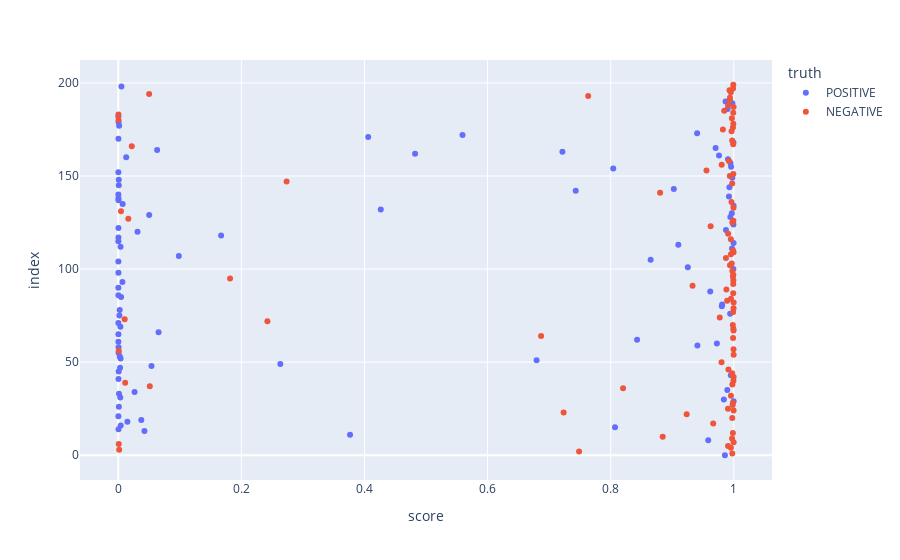

Source (notebook cell):
### Markdown cell above
It looks like model mostly performs well (F1=0.7), but it seems poorly calibrated: it predicts incorrectly with high confidence. For ambiguous cases (e.g. "busy busy! getting ready for my open house!") it should predict closer to 0.5.

### Code cell
px.scatter(df, x='score', hover_data=['wrapped_text'],color='truth')

### Figure 1 — Plotly figure (JSON) as saved in the notebook; plotly's stock layout.template omitted (floating-point values rounded to 4 significant figures)
{"data": [{"customdata": [["@justineville ...yeahhh. ) i'm 39 tweets from<br>1,600!"], ["@cly_lit Get 100 followers a day using<br>www.tweeteradder.com Once you add everyone you are<br>on the train or pay vip"], ["Heading off to bed... Goodnight peeps"], ["f#cking tired after footbal tournament! but 1<br>goal, two penalty stops, one penalty in the high<br>corner and a good free kick ..."], ["With a boyfriend like mine......I feel like the<br>luckiest girl alive"], ["@Wo0t LOL she said u would be mortified, before<br>magic mount. She called and they started talking"], ["What a great weekend, even managed some swimming<br>in the (freezing!) ocean at Portrush. What bank<br>holidays are made of"], ["@ukdavew It goes through phases. It was like that<br>a few years ago, and it will cycle back into<br>comics around the fall. Hopefully."], ["A man can never have too many blazers... so I<br>bought another one"], ["@bettywing @duherica thanks you guys for your help<br>with my custom questions! I really want her to<br>turn out well.  I really appreciate it."], ["@ericat13 Woo! Have fun in Toledo! Eat a slice for<br>me."], ["@DeniseVlogs S.O.L. = Shit Out of Luck  hahaha<br>sorry"], ["@gymnastgirl2267 haha it's a joke with my friend!"], ["Just got invited to a hallway party next weekend<br>by our pothead neighbor. We'll probably go."], ["@troyahyo do you know what your name mean in<br>italian phonetic traslation?  fun!"], ["@crystalchappell A lot of us were gonna sleep, i'm<br>even in bed under the covers, but ur twittering,<br>so no one's going to sleep. Continue."], ["@LunaraPink maybe...I donÃ¯Â¿Â½t know"], ["@stef_mitchell you're so pretty you should step<br>out from behind your camera lens  hope you're<br>enjoying darwin x"], ["@downatheel if she does them well???? between her<br>and nonna no contest - quick and simple - but<br>you'll have to wait  will call her @ 1"], ["@Meech13 Good ole' Research Methods and<br>Experimental Psychology"], ["@izzzzzyy miss you btw!"], ["i feel like crabe and goyle when they stuff their<br>faces with muffins in the 2nd movie. i am eating<br>my muffin like them"], ["@blitzmegaplex u're just teasing me, right? Well,<br>I'm sold! Is waiting for the 21.30 show @ GI"], ["@sammiejayne_x   i downloaded it"], ["@apple_guy nice! can't wait to see those pics"], ["@nerdCAST the nerd army is rising"], ["watching friends and ready to eat"], ["@JoeJonas1Fan1 I cant wait to see 17 again. Zac<br>Efron is a TOTAL BABE!!!!! I will let you know<br>when I see it. Bye!"], ["@felixexplody Ill believe it when I see it"], ["@mjaj07 ok well since I am going to bed, this ends<br>our tweet convo. ttyl hun"], ["@shiningCHER LIFE IS NICCCE!! IT FEELS LIKE ITS<br>GOING TO BE A WONDERFUL DAY!!"], ["twittering,facebooking,skyping,msn-<br>ing,blogging,FFS-ing,singing,eating,typing this<br>thing out...  MULTI-TASKING."], ["goodluck for you boy"], ["@whitey Heyyyy."], ["@sugarlotus Hey there! No worries.  The day can't<br>be as bad as my last week was for me. hehe"], ["@zackalltimelow Zack you and atl were incredible!<br>thank you so much. do you like the scrapbook emily<br>and I made btw?"], ["My birthday is coming June 3"], ["@MoGet I got a veggie cheesesteak from Govinda's<br>on the way home. bout head back out. going hard<br>this summer."], ["@radiodisco oh night fever, one of bee gee's songs<br>that i love after how deep is your love"], ["Dreamt about hugh jackman all night long problem?<br>I think not"], ["@Prepare4_Org 2006 Intl Fire Code section 404.2<br>lists occupancies that require Fire Safety &amp;<br>Emergency Evacuation Plans also -"], ["@byhuy nghÃ¡Â»â° ngÃÂ¡i 1 thÃ¡Â»?i gian cho<br>nÃÂ³ refresh"], ["&lt;3's Chelsea!!! YAAAY So glad we are reunited!"], ["@tiffanykristen Get 100 followers a day using<br>www.tweeteradder.com Once you add everyone you are<br>on the train or pay vip"], ["god, i'm loving these 2 hour afternoon naps.<br>maesey, keep it up!! having such an all around<br>good day"], ["Waiting for the party today with all my friends<br>from work"], ["@mostlymojo Now that sounds exciting!"], ["anyone here remembers Mike Dixon? this is the<br>original, not the new mix  (via @cyril_y)"], ["Is sitting on a bench in the hot sunshine at<br>Berkswell station waiting for the train to<br>Birmingham. #bsmc"], ["@jrdnpl nice. all their songs are good"], ["@brodyjenner http://twitpic.com/67tt4 - That's<br>what it takes"], ["@undergrndlife and then hopefully to pick me up<br>early from work!  yesss?"], ["@butterflymaven It's over...for now"], ["the apprentice was amazing @wossy I reackon you<br>should be his next aide"], ["worked an extra hour and a half @ work and i'm<br>pooped. goodnight twitter"], ["Dragging myself to work, missed my fitness class<br>this morn. Need one more weekend day"], ["supernatural is awesome!!  celebrity apprentice"], ["@liio :O the killers!! awesomeeeee!! Have fun!"], ["couldn't resist ? http://blip.fm/~5z7v3"], ["@stephwu Yay, someone else who likes Cars just as<br>much!"], ["@MirandaBuzz NOO....no cute. taylor Lautner is<br>cute"], ["Cool. Some nice stuff for kids here.<br>http://101coloringpages.com @buchin"], ["@LeisaSmitherz awww looking at it up close made me<br>miss your face even more"], ["@xoClaraxo yeah haha  so people seem to think<br>david archuleta is a republican, (on a discussion<br>on his site) do you think that?"], ["Nops 95% right lol"], ["@miguel_25 rude. Zac is not a Disney star. He's<br>becoming a ~serious actor."], ["Off to Wal Mart and then jogging with friend"], ["@dereklipkin hahaha. Woops! Darn iPhone spell<br>check was apparently lagging! Now I'm in the<br>animation building"], ["@yvaine_ God bless sa exam"], ["@archangelmaggie at least you got to go and have<br>an awesome time!  and also i heard you met<br>@melisaxoarchie !"], ["@machinenation brilliant! Thanks"], ["busy busy busy. shower and then getting the last<br>things done for my open house!!!!"], ["@jcloake It's 12 session courses, and it's really<br>a good supporting environment. Let me know what<br>else you want to know."], ["Spending the last few hours of my birthday."], ["morning, all partied out this morning and hoping<br>for a lazy day, with playgroup and yoga, fat<br>chance!"], ["I don't know why  It's like that"], ["gorgeous weather = awesome weekend. everything<br>else is just bonus.  off to the zoo w/<br>@thisbchoover. excited! #formerzoologymajor"], ["back to work but this time in the sun! that makes<br>the whole process so much nicer"], ["@MissJoJoSmith How did the show go?"], ["@HollyHeart you will be just fine lovely. i have<br>more than enough faith in you!  xxx ps don't<br>forget vegas is a totally valid back up xx"], ["@drumzonly Morgen"], ["@pratheesh correction/corruption=Left politics"], ["I think I'll go bake something... Stress<br>relieving, allows me avoid study, and I get cake<br>at the end.... Sounds like a plan to me"], ["@krixsp alright i'm going to try and stop by later<br>tonight if you aren't doing anything  We gotta<br>catch up!"], ["@CocaCola hey Adam, a responsive approach is much<br>more important than design  the trick is to make a<br>'scalable design' for diff monitors"], ["@ljlynch That's right  How's your jet lag by the<br>way?"], ["Round II of today's exercise- KYOA wkout w/<br>@tikshi. Then...eat lunch!!"], ["just had dinner with dad, mom, &amp; bro in hoka<br>hoka bento"], ["finally chilling out with my girl christine<br>trying to fig out why ppl gotta act like high<br>schoolers...idiots"], ["@snedwan only when there's a decent bit of sand<br>around"], ["just woke up about to eat some brunch and pick up<br>my room a little bit its a mess"], ["@AimeesBlog green is good"], ["Church, then homework. that is my plan for the day"], ["''oh and by the way, what's your name?''"], ["Hey did you here about the little boy in brazil he<br>gets 2come home2 his dad"], ["@plasmaegg of course it is. serves you right for<br>trying to be independent"], ["http://twitpic.com/6sohl - JMS school's band and<br>choir singing i'll make a difference."], ["At mall, karaoke with friends. Happy Fun"], ["@SL22268 you dont really wanna start down THAT<br>road do you?"], ["http://twitpic.com/7j5a6 - Oldish picture of me"], ["@QueenClariss IDK, I sent you a message by<br>Twitter, so it came where you registered..."], ["@tearsasmith I saw your men's sandal question...<br>not sure of answer; but my wife loves it when I<br>wear socks with mine! 9 year old hides"]], "hovertemplate": "truth=POSITIVE<br>score=%{x}<br>index=%{y}<br>wrapped_text=%{customdata[0]}<extra></extra>", "legendgroup": "POSITIVE", "marker": {"color": "#636efa", "symbol": "circle"}, "mode": "markers", "name": "POSITIVE", "orientation": "h", "showlegend": true, "type": "scatter", "x": [0.9856, 0.9585, 0.3766, 0.04249, 0.000358, 0.807, 0.003969, 0.01478, 0.0374, 0.0001889, 0.001008, 0.9998, 0.9839, 0.003216, 0.001233, 0.02649, 0.9895, 0.000358, 0.9952, 0.0006538, 0.002898, 0.05396, 0.2633, 0.6796, 0.003728, 0.002456, 0.0004798, 0.0004422, 0.9409, 0.9726, 0.0001915, 0.8429, 0.0002574, 0.06544, 0.003472, 0.0001895, 0.001828, 0.9941, 0.002293, 0.9806, 0.9811, 0.004583, 0.0002685, 0.9617, 0.0002018, 0.006777, 0.0002938, 0.9993, 0.9253, 0.0001565, 0.8649, 0.09832, 0.9972, 0.003717, 0.9099, 0.9996, 0.0001342, 0.0002814, 0.1671, 0.03122, 0.9873, 0.0002498, 0.9994, 0.9944, 0.05023, 0.9968, 0.4265, 0.9996, 0.007129, 0.0003408, 0.0002671, 0.9922, 0.0001792, 0.7432, 0.9025, 0.9929, 0.0008679, 0.0007842, 0.9976, 0.0001202, 0.8041, 0.9956, 0.9946, 0.9906, 0.0129, 0.976, 0.4822, 0.7216, 0.06316, 0.9705, 0.9995, 0.0002702, 0.4061, 0.5593, 0.9404, 0.001408, 0.0004641, 0.0001228, 0.99, 0.9976, 0.9867, 0.005084], "xaxis": "x", "y": [0, 8, 11, 13, 14, 15, 16, 18, 19, 21, 26, 29, 30, 31, 33, 34, 35, 41, 43, 45, 47, 48, 49, 51, 52, 53, 55, 58, 59, 60, 61, 62, 65, 66, 69, 71, 75, 76, 78, 80, 81, 85, 86, 88, 90, 93, 98, 100, 101, 104, 105, 107, 111, 112, 113, 114, 115, 117, 118, 120, 121, 122, 124, 128, 129, 130, 132, 134, 135, 137, 138, 139, 140, 142, 143, 144, 145, 148, 149, 152, 154, 155, 157, 159, 160, 161, 162, 163, 164, 165, 168, 170, 171, 172, 173, 177, 179, 182, 186, 189, 190, 198], "yaxis": "y"}, {"customdata": [["@ApplesnFeathers aww. Poor baby! On your only REAL<br>day off."], ["@joeymcintyre With my refunded $225 (Australian<br>ticket price) I bought me a hot pair of brown<br>boots  Woulda rathered seeing U any day"], ["It's fine. Today sucks just because me those<br>things. i dunno if i can see you"], ["Im just chilling on psp and stuff, but sitting on<br>pc now, also watching wimledon, getting ready for<br>holiday @WhiteTigerNora Ahh poor you"], ["@lisarinna very sad Lisa...she is freeeeeeeeeeee<br>an Angel in Heaven xoxo"], ["Comfortablity has won out"], ["blaaah. I don't feel good aagain"], ["My oldest son is making a trip with my mother...<br>IÃ¯Â¿Â½m missing him"], ["@buggin469 I'm jealous... Kinda miss you guys"], ["smugmug was down last night   I also found a 50%<br>coupon for the first year."], ["@popjustice yeah - going to give it away in the<br>mailout along with that unreleased Prince Album<br>master that I found lying around."], ["@airplanesarah not yet."], ["@LBsassybelle I have a big sinking feeling in my<br>stomach at the moment"], ["@outofmyarse Maybe tomorrow, have to go now"], ["@karina_gable I feel bad that you even were<br>waiting there for me"], ["@The1BigTuna mmm that looks yummy, hungry now, all<br>i have is cereal"], ["iSCSI bugs, dead WANs, and users... oh my"], ["what happened to my nail care kit?! it driving me<br>nuts!!!"], ["Itchy eyes...grass being cut...oh-oh."], ["my os 9 mac laptop just died! so sad- so many good<br>times. so many great programs for my 3 year old -<br>10 years of effective service"], ["sooo many hints you just don't get... i guess im<br>one in a million, normally that's good, but not<br>this time  i remember when i was special."], ["@jesus_iscomin  I am so sorry, that sucks!"], ["@kirkjmiller I was just there. I zoomed there<br>asap, only to hear chorus start singing- right<br>after Emma's speech   -"], ["do a little bit rehab sports...it hurts always so<br>much"], ["As usual, Indian railway booking site is screwed<br>up.."], ["@saxplaya07 Iraq would be over in 10 minutes,<br>remember? Bin Laden would be caught in no<br>time...We here don't believe the cavalry anymore"], ["@vuhnessuh Not even then  anything involving real-<br>time chatting they're against."], ["WTF. I went to work, changed and look what I saw!<br>My jeans are ripped  I hope my ass wasn't showing<br>.. Haha http://mypict.me/5ecx"], ["is not liking the rain and the cold - where's the<br>heat and sunshine gone?!"], ["Enjoying the weather and wondering if tomorrow<br>will be a washout"], ["@Pandavas very bad day"], ["Grey morning is killing my happy buzz  I wish it<br>were sunny. Going somewhere soon, not sure where<br>though."], ["@meagansdesigns I'm still here, 1.26am!!! and I'm<br>still working on the drawings"], ["@moonduster Good morning!  Sorry abt the writing.<br>I only got abt 200 words. Struggling w/ a scene.<br>Trying 4 a horror feel and failing"], ["Gradudtion 2moz leave skwl 4 gd gunna miss my m8s<br>though n 1 lad inparticular"], ["I thought I had work today. Turns out it's<br>tomorrow. Canceled proper work for nada."], ["@earthtoandrew you can come cuddle with me if<br>that'll make you feel better &lt;3"], ["@addisonkowalski - I Want To Particpate!!!  My<br>iPhone won't let me"], ["two less than kelly."], ["I tried to call gimpy his mom was out side"], ["@ZombieArmadillo Nowhere open on a Sunday, bah!<br>&gt;_&lt; I wish I COULD mail him to you... He<br>needs a good home, poor little mite!"], ["Ia feeling ill"], ["Back to work at Siam Square...might fin around 8pm"], ["is very much saddned by all the jon and kate<br>stuff..."], ["i'm tired  its been a long day. thinking about<br>taking a nap. right after i take out my dentures<br>:]"], ["who wants to go with me to beach chalet and cry?<br>sigh."], ["Ewwww some creeper is at the beach staring at us!<br>save us? Haha"], ["Have a terrible headache right now"], ["@Storybird Hey, I'm thinking the time is right to<br>dust off my living-on-the-moon story . . . maybe<br>not dystopian enough, though."], ["@RealLamarOdom You've never tweeted me back.<br>Makes me sad. Haha"], ["this has been a rough couple weeks...1st my<br>friends parents found my good friend dead at home"], ["Ã?ÃÂ´m sitting in the boring room!!!"], ["Another boring day I think. My neck/throat hurts<br>today  Too many cigarettes methinks. Need to cut<br>down. But so goooood lmfao"], ["@aristeia  apparently the match just started"], ["problem with 2am pho making is that you dont have<br>10hrs to make a fine broth"], ["@Sidney96 Gasp! I want somee.  Haha, i do that! xD<br>Just had 2 carry sister downstairs &amp; explain 2<br>mum what Twitter was. xD"], ["New Post: our beach trip...  no naked ladies in<br>this one   http://www.mybottlesup.com/poppys-beach"], ["@naughtylilady4u lol - I just had a little snooze<br>out there - disgraceful - back at the desk now !<br>xx"], ["@markchute i did i sent u DM but u didnt reply"], ["@TheDeadPhoenix Yeah flash is working. But not my<br>audio"], ["the one day i don't take my umbrella... i get<br>rained on"], ["raiiiiiin, working, studying, sats in the morning"], ["@annspade I be struggling to sleep, myself, 'cept<br>it's 4:30AM over here."], ["Don't you just hate when you are craving something<br>to eat and then you go get it and end up<br>DISAPPOINTED? Ugh....."], ["My parakeet escaped. i'm pretty bummed, but kudos<br>to Storm Rider for following his dreams."], ["@Lauriei94 Happy B-Day ! Sorry I missed it  Didn't<br>leave the studio till 2:30am on fri, hope you had<br>a great 1"], ["Blocking 2 spam followers... is sad to see<br>spamming on Twitter"], ["I hate revision. I'm feeling crappy today and all<br>I want to do is curl with knitting and DVDs and<br>tea. But I can't"], ["@jerseybites I get bit by ticks all the time  I<br>eat a ton of garlic in the summer to keep them and<br>mosquitoes away! boo &gt;:O"], ["I don't think puppies are meant to glow like this<br>http://ow.ly/ez1B"], ["@sheenabeaston Man I haven't seen her live since<br>her Teaches of Peaches days."], ["Mornin'!  I see more dark clouds coming our way.<br>Blah."], ["@itallwithers i am bueno, mostly. a little<br>disgruntled. i need my meds  yadida? how r u?"], ["I MISS ALLY  GRLLLLLL COME BACK TO ME I MISS U SO<br>MUCH I NEED SOME ONE TO HANG WITH"], ["Borrowed correct CSI DVDs and watched the eps that<br>had Liev Schreiber in them. His character was<br>rather heartbreaking."], ["@GianniDee Yes silly!! I hope you have some great<br>pics from MTV Movie Awards. So sad I missed it"], ["plans for tomorrow: watch Doctor Who, work out at<br>gym, play some Sims 3 and read physics stuff"], ["I was so tired. I really need to have better sleep<br>patterns. As a result, I've just woken up from a<br>3h-nap  I feel better but still..."], ["MOTM Jamie Roberts!! Gotta change front row &amp;<br>maybe numba 10 for next Test!!"], [".......Bugs is being mean to pooh"], ["@ShinigamiGirl what did I do now?"], ["@ddlovato aw, I wish I could go!! But you're not<br>coming here."], ["Can't send messages! What's wrong? Super napipikon<br>na ako."], ["Lifting, then working for 8.5 hours inside on this<br>beautiful day..."], ["@bridgetboston88 dat your smart and im not"], ["On the monday, so i wont be able to be with you!<br>i love you"], ["On my way to rotterdam. But i'm too late for my<br>appointment"], ["Yay done moving into my new house... Rome reunion<br>here in Charleston! ... I dont want to go back to<br>work soon"], ["@iamJaymes That is exactly what happened! I'm too<br>traumatised to even watch one of their adverts now"], ["Bryan told me my shoes looked like hooker shoes."], ["@RiverClark oh shit isn't it poker night at your<br>place tonite? I'm fighting zombiedeath  it lurks<br>in thee shadowsssssss"], ["Half term is almost over"], ["Me and my sister is listening to goodbye my almost<br>lover by a fine frenzy. That was me and scarletts<br>song. Makes me sad."], ["@romeyurhomey i wish"], ["my bloodsugar is low  but im late for class..sigh."], ["Homw from camping, laundry and dinner done.  Time<br>to get ready for work tomorrow."], ["@gilliganpierce Im sorry.  at least u dont have a<br>mutant foot!"], ["@CameronSummers why so sad?"]], "hovertemplate": "truth=NEGATIVE<br>score=%{x}<br>index=%{y}<br>wrapped_text=%{customdata[0]}<extra></extra>", "legendgroup": "NEGATIVE", "marker": {"color": "#EF553B", "symbol": "circle"}, "mode": "markers", "name": "NEGATIVE", "orientation": "h", "showlegend": true, "type": "scatter", "x": [0.9976, 0.7487, 0.001431, 0.9954, 0.9907, 0.0007766, 0.9998, 0.9972, 0.8845, 0.9985, 0.9666, 0.9976, 0.9235, 0.7236, 0.9997, 0.9906, 0.9982, 0.9985, 0.9954, 0.8201, 0.05124, 0.9977, 0.01121, 0.9994, 0.9998, 0.9974, 0.9913, 0.9801, 0.9998, 0.0007687, 0.9995, 0.9988, 0.6869, 0.9996, 0.9993, 0.9984, 0.2423, 0.01039, 0.9772, 0.999, 0.9996, 0.9998, 0.9892, 0.9955, 0.9991, 0.988, 0.933, 0.9991, 0.9993, 0.1816, 0.9986, 0.9992, 0.9977, 0.9938, 0.9967, 0.9873, 0.9954, 0.9996, 0.9988, 0.9953, 0.9908, 0.9624, 0.9976, 0.9993, 0.01633, 0.004408, 0.9995, 0.9963, 0.8803, 0.9974, 0.2735, 0.9936, 0.9993, 0.9556, 0.9804, 0.9921, 0.02193, 0.999, 0.9974, 0.9964, 0.9823, 0.9986, 0.9992, 0.0003822, 0.9969, 0.0002579, 0.9991, 0.9845, 0.9997, 0.9909, 0.9936, 0.9938, 0.7635, 0.05013, 0.9952, 0.9931, 0.9989, 0.9992], "xaxis": "x", "y": [1, 2, 3, 4, 5, 6, 7, 9, 10, 12, 17, 20, 22, 23, 24, 25, 27, 28, 32, 36, 37, 38, 39, 40, 42, 44, 46, 50, 54, 56, 57, 63, 64, 67, 68, 70, 72, 73, 74, 77, 79, 82, 83, 84, 87, 89, 91, 92, 94, 95, 96, 97, 99, 102, 103, 106, 108, 109, 110, 116, 119, 123, 125, 126, 127, 131, 133, 136, 141, 146, 147, 150, 151, 153, 156, 158, 166, 167, 169, 174, 175, 176, 178, 180, 181, 183, 184, 185, 187, 188, 191, 192, 193, 194, 195, 196, 197, 199], "yaxis": "y"}], "layout": {"legend": {"title": {"text": "truth"}, "tracegroupgap": 0}, "margin": {"t": 60}, "xaxis": {"anchor": "y", "domain": [0, 1], "title": {"text": "score"}}, "yaxis": {"anchor": "x", "domain": [0, 1], "title": {"text": "index"}}}}
